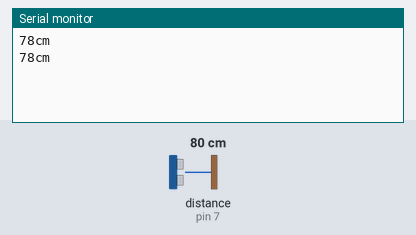
Simulated run of this sketch. Board: Arduino Uno, built with avr-gcc and run on an emulated ATmega328P. Parts: the last lines printed to the serial monitor. Wiring (inferred from the names in the program): ultrasonic range finder: trigger pin 8; echo pin 7. The test bench sets the inputs (shaded band); at power-on: distance to the obstacle (sensor on pin 7) 80 cm. The echo pulse lasts 58.3 µs per cm.

Above: at 2.2 s.
2.3 s: distance to the obstacle (sensor on pin 7) set to 2 cm
At 3.6 s:
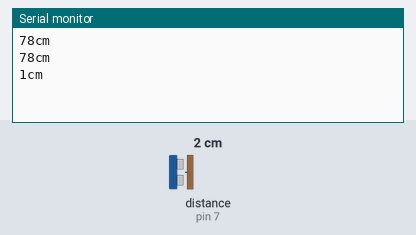
3.8 s: distance to the obstacle (sensor on pin 7) set to 4 cm
At 4.9 s:
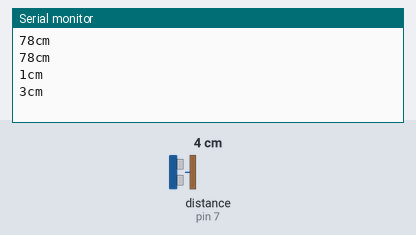
Timing chart, 0 to 6.8 s (numbered marks = the images above; inputs shaded):
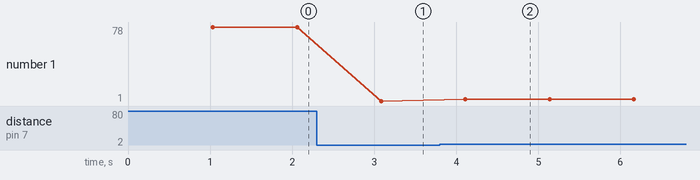

The sketch:

Ultrasonic_Sensor_Module.ino
```cpp
#include "SR04.h"
#define TRIG_PIN 8
#define ECHO_PIN 7
SR04 sr04 = SR04(ECHO_PIN,TRIG_PIN);
long a;

void setup() {
   Serial.begin(9600);
   delay(1000);
}

void loop() {
   a=sr04.Distance();
   Serial.print(a);
   Serial.println("cm");
   delay(1000);
}
```

Measured:
- after the input at 2.3 s, the serial monitor: prints a new line after 0.79 s (image 1)
- after the input at 3.8 s, the serial monitor: prints a new line after 0.31 s (image 2)
- plotted number 1: 78 → 1 after the input at 2.3 s, 1 → 3 after the input at 3.8 s
